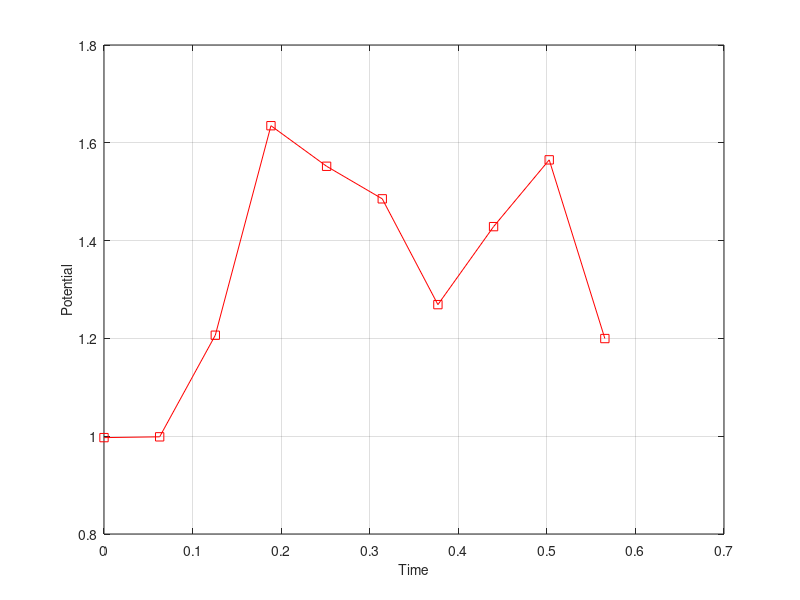

MATLAB code for this plot:
t(1)=0;                      %Initial time
dt=pi/50;
potential(1)=rand;           %Initial random potential
n=10;                         %Number of steps
i=4;                        %Lag number

    for k=2:1:n
        potential(k)=potential(k-1)+(sqrt(dt))*(randn);   %Calculates potential 
        t(k)=t(k-1)+dt;                                 %Time increment
    end
    
 M=mean(potential)
 
    for k=1:1:n
        a(k)=(potential(k)-M)^2;
    end
 
    for k=1:1:n-i
        b(k)=(potential(k)-M)*(potential(k+i)-M);
    end
        
 den=sum(a);                                                 %Calculates the denominator of the autocorrelation function                                                   
 num=sum(b);                                                %Calculates the numerator of the autocorrelation function
 
 autocorrelation=num/den                                    %Calculates the autocorrelation coefficient
 
 plot(t,potential, '-rs')                                %Plots time against potential
 xlabel('Time','FontSize', 10)
 ylabel('Potential','FontSize',10)
 grid on



